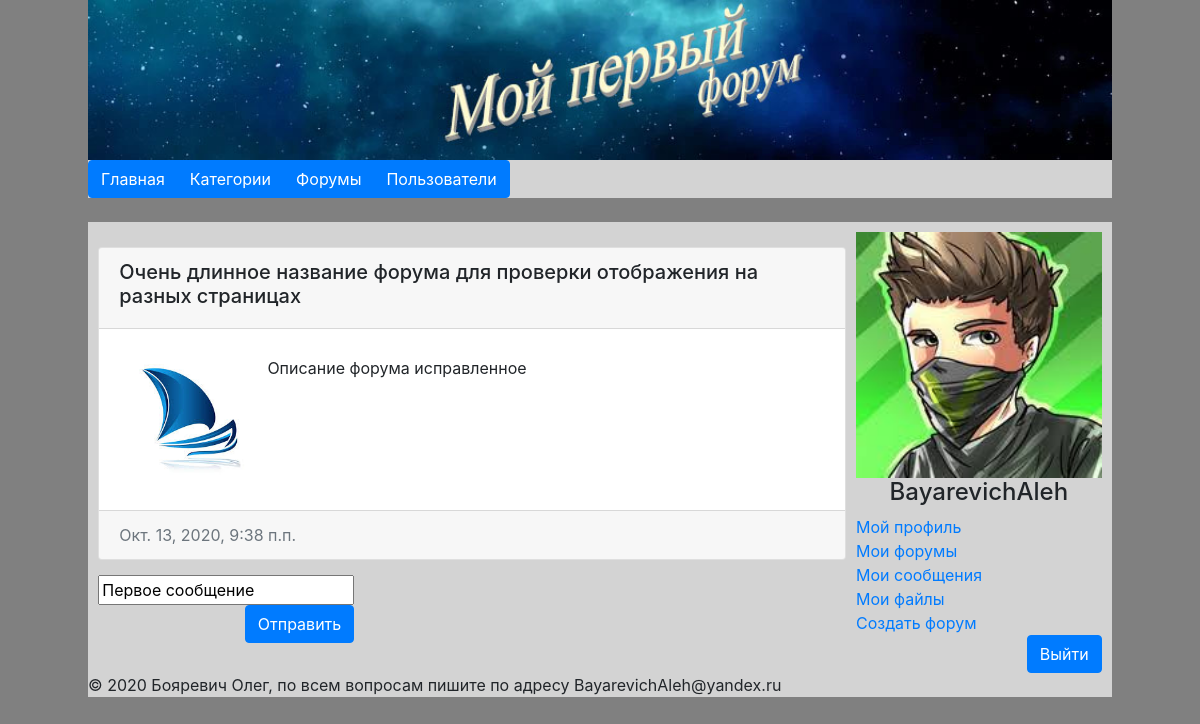
Screenshot of /forum/16/edit_message/19 (signed in) with the database file from the repository.
### Forum/models.py (models this page shows, shortened)
class Forum(models.Model):
    category = models.ForeignKey('Category', on_delete=models.SET_NULL, null=True,
                                 verbose_name='Категория')
    name = models.CharField(max_length=100, unique=True, verbose_name='Название')
    commit = RichTextField(blank=False, verbose_name='Описание')
    logo = models.ImageField(blank=True, upload_to='forumlogos/', verbose_name='Логотип')
    creator = models.ForeignKey('Users', on_delete=models.PROTECT, null=True, verbose_name='Создатель')
    is_published = models.BooleanField(default=True,
                                       verbose_name='Публичность')
    create_date = models.DateTimeField(auto_now_add=True, verbose_name='Дата создания')
    def __str__(self):
        return self.name
    class Meta:
        verbose_name = 'Форум'
        verbose_name_plural = 'Форумы'
        ordering = ['-create_date']

class Message(models.Model):
    id_forum = models.ForeignKey('Forum', on_delete=models.CASCADE, null=True,
                                 verbose_name='Форум')
    id_user = models.ForeignKey('Users', on_delete=models.PROTECT, null=True,
                                verbose_name='Пользователь')
    text = RichTextField(blank=False, verbose_name='Сообщение')
    create_date = models.DateTimeField(auto_now_add=True)
    class Meta:
        verbose_name = 'Сообщение'
        verbose_name_plural = 'Сообщения'
        ordering = ['create_date']

class Users(AbstractUser):
    age = models.DateField(blank=True, null=True, verbose_name='Дата Рождения', )
    photo = models.ImageField(blank=True, upload_to='userphotos/', verbose_name='Фото')
    status = models.CharField(max_length=150, choices=STATUS_CHOICES, default='active', verbose_name='Статус')
    def get_absolute_url(self):
        return reverse('user', kwargs={"username": self.username})
    class Meta:
        verbose_name = 'Пользователь'
        verbose_name_plural = 'Пользователи'
        ordering = ['username']

### Forum/views.py (the view, shortened to what this page needs)
# urls.py: path('forum/<int:forum_id>/edit_message/<int:pk>', EditMessageView.as_view(), name='edit_message'),
class EditMessageView(UpdateView):
    template_name = 'Forum/add_message.html'
    form_class = AddMessageForm
    queryset = Message.objects
    def get_context_data(self, **kwargs):
        context = super(EditMessageView, self).get_context_data(**kwargs)
        context['forum'] = get_object_or_404(Forum, pk=self.kwargs['forum_id'])
        context['title'] = "Редактирование сообщения"
        return context
    def get(self, request, *args, **kwargs):
        if request.user.pk == None:
            return redirect('index')
        message = get_object_or_404(Message, pk=self.kwargs['pk'])
        forum = get_object_or_404(Forum, pk=self.kwargs['forum_id'])
        print(forum)
        user = request.user
        if message.id_forum == forum:
            if message.id_user == user:
                return super(EditMessageView, self).get(request, *args, **kwargs)
            raise Http404('Ошибка атентификации')
        raise Http404('Страница не найдена')

### Forum/forms.py
class AddMessageForm(forms.ModelForm):
    text = forms.CharField(widget=CKEditorWidget(attrs={'class': 'form-control', 'rows': 7, 'cols': 100}))
    class Meta:
        model = Message
        fields = ['text']

### Forum/templates/Forum/add_message.html (shortened to what this page needs)
{% extends 'base.html' %}
{% load staticfiles %}
{% block content %}
    <div class="card text-center" style="margin: 15px auto">
        <div class="card-header" align="left">
            <h5>{{ forum.name }}</h5>
        </div>
        <div class="card-body" align="left">
            <div class="col-1-4" style="width: 20%">
                {% if  forum.logo %}
                    <img src="/static{{ forum.logo.url }}" width="100%" alt="Логотип">
                {% else %}
                    <img src="/static/media/forumlogos/nologo.png" width="100%" alt="Логотип">
                {% endif %}
            </div>
            <div class="col-3-4"><p class="card-text" align="justify">{% autoescape off %}{{ forum.commit }}{% endautoescape %}</p></div>
        </div>
        <div class="card-footer text-muted" align="left">
            <div class="col" style="width: 70%; float: left; margin-left: -15px">
                {{ forum.create_date }}
            </div>
        </div>
    </div>
    <div class="row" style="margin: 15px auto">
        <form id="message" method="post" autocomplete="off">
            <div>{% autoescape off %}{{ form.text }}{% endautoescape %}</div>
            <div style="float: right">
                <button type="submit" class="btn btn-primary">Отправить</button>
            </div>
        </form>
    </div>
{% endblock %}
{% block user %}
    {{ block.super }}
{% endblock %}

### templates/inc/_login.html (shortened to what this page needs)
{% load staticfiles %}
{% if request.user.is_authenticated %}
    {% if request.user.photo %}
        <img src="{% static request.user.photo.url %}" alt="Photo" width="100%">
    {% else %}
        <img src="{% static 'media/userphotos/nophoto.png' %}" alt="Photo" width="100%">
    {% endif %}
    <h4 align="center">{{ request.user.username }}</h4>
    <a href="{{ request.user.get_absolute_url }}">Мой профиль</a><br>
    <a href="{% url 'myforums' %}">Мои форумы</a><br>
    <a href="#">Мои сообщения</a><br>
    <a href="#">Мои файлы</a><br>
    <a href="{% url 'add_forum' %}">Создать форум</a><br>
        <div style="float: right">
            <a href="{% url 'logout' %}?url={{ request.path }}" class="btn btn-primary">Выйти</a>
        </div>
{% endif %}

### Forum/static/css/style.css (style rules this page uses)
.container:after, .row:after { content: ""; display: table; clear: both; }
.col-3-4 { width: 73%; float: left; margin: 1%; }
.col-1-4 { width: 25%; float: left; }
.row { margin: 0px auto; padding: 0 0px; }
body { background-color: gray; }

### rows the page displays
Forum: name "Очень длинное название форума для проверки отображения на разных страницах", logo (picture), commit "Описание форума исправленное", create_date "Окт. 13, 2020, 9:38 п.п."
Message: text "Первое сообщение"
Users: photo (picture), user.username "BayarevichAleh"
